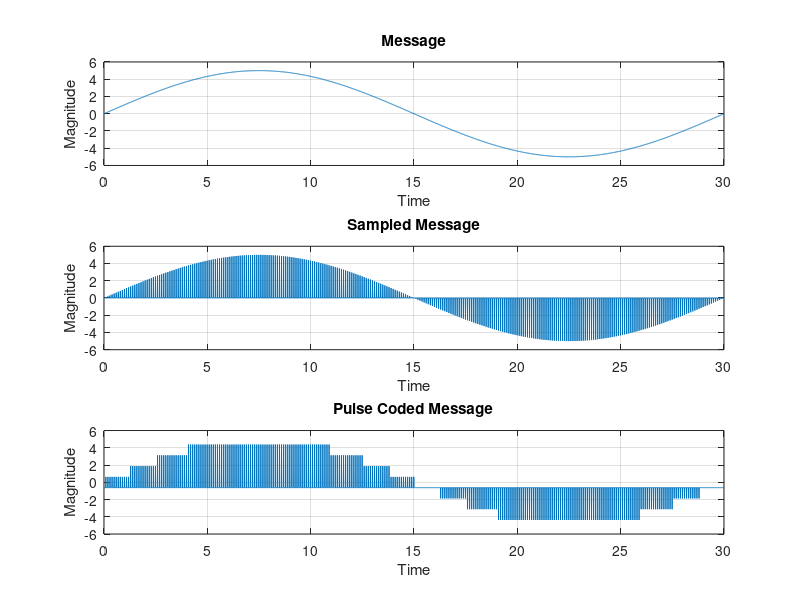

Reproduce this figure in MATLAB.
ts = 0.01
tmax = 30
Am  = 5
t = 0:ts:tmax;
m = Am*sin(2*pi*t/30);
subplot(3,1,1)
plot(t,m)
xlabel('Time')
ylabel('Magnitude')
title('Message')
grid on

fs = 10
x = []
for i=1:tmax/ts+1
    if(rem(i,fs)==0)
        x(i) = m(i);
    else
        x(i) = 0;
    end
end
subplot(3,1,2)
plot(t,x)
xlabel('Time')
ylabel('Magnitude')
title('Sampled Message')
grid on

level = 2*Am;
step = 8
d = level/step
delta = []
for i=1:level+1
    delta(i) = -Am+(i-1)*d;
end
y = []
for i=1:tmax/ts+1
    for j = 1:level
        if(x(i)>delta(j) && x(i)<=delta(j+1))
            y(i) = (delta(j)+delta(j+1))/2;
        end
    end
end
subplot(3,1,3)
plot(t,y)
xlabel('Time')
ylabel('Magnitude')
title('Pulse Coded Message')
grid on

z = y - min(y);
z = dec2bin(z);
